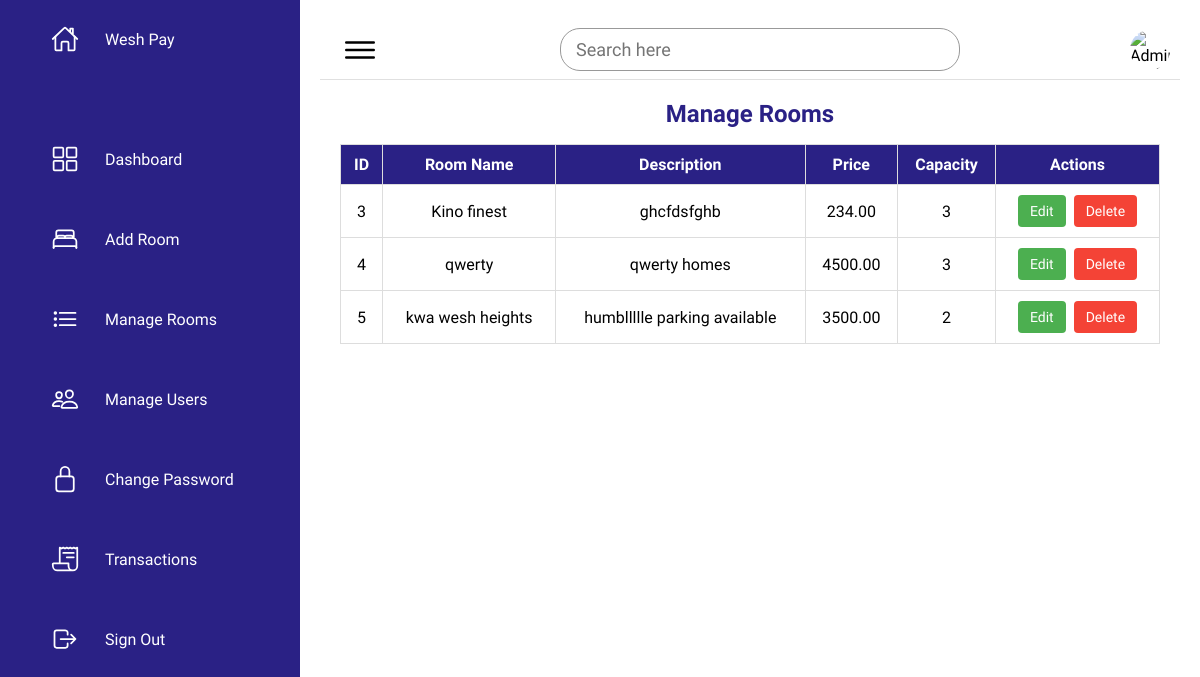
The page /admin/admin_manage_rooms.php (signed in) on the database as committed earlier.
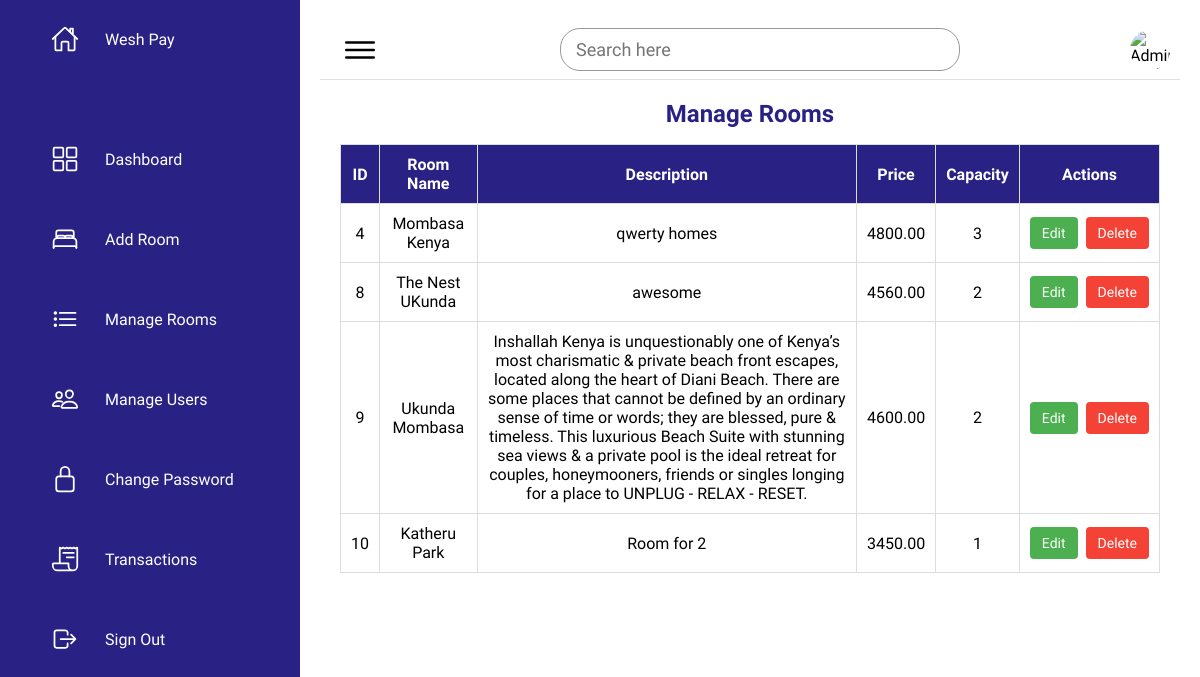
The same page on the database as committed later.
### tables this page shows
CREATE TABLE `rooms` (
  `id` int(11) NOT NULL,
  `name` varchar(255) NOT NULL,
  `description` text DEFAULT NULL,
  `price` decimal(10,2) NOT NULL,
  `capacity` int(11) NOT NULL,
  `image` varchar(255) DEFAULT NULL,
  `created_at` timestamp NOT NULL DEFAULT current_timestamp(),
  `rating` decimal(2,1) DEFAULT NULL,
  `favourite` tinyint(1) DEFAULT 0
);

### admin/admin_manage_rooms.php (the view, shortened to what this page needs)
<?php
require_once '../config/db_connect.php';
$sql = "SELECT id, name, description, price, capacity FROM rooms ORDER BY id ASC";
$stmt = $pdo->query($sql);
$rooms = $stmt->fetchAll(PDO::FETCH_ASSOC);
?>
<!DOCTYPE html>
<html lang="en">
<head>
   <link rel="stylesheet" href="../assets/css/admin_style.css">
</head>
<body>
  <div class="container">
    <div class="navigation">
    <?php include '../includes/navbar_admin.php'; ?>
    </div>
    <div class="main">
      <div class="topbar">
        <div class="toggle"><ion-icon name="menu-outline"></ion-icon></div>
        <div class="search">
          <input type="text" placeholder="Search here">
        </div>
        <div class="user">
          <img src="../assets/imgs/default-profile.png" alt="Admin Profile">
        </div>
      </div>
      <div class="content">
        <h2>Manage Rooms</h2>
        <?php if (count($rooms) > 0): ?>
          <table>
            <thead>
              <tr>
                <th>ID</th>
                <th>Room Name</th>
                <th>Description</th>
                <th>Price</th>
                <th>Capacity</th>
                <th>Actions</th>
              </tr>
            </thead>
            <tbody>
              <?php foreach ($rooms as $room): ?>
              <tr>
                <td><?php echo htmlspecialchars($room['id']); ?></td>
                <td><?php echo htmlspecialchars($room['name']); ?></td>
                <td><?php echo htmlspecialchars($room['description']); ?></td>
                <td><?php echo htmlspecialchars($room['price']); ?></td>
                <td><?php echo htmlspecialchars($room['capacity']); ?></td>
                <td>
                  <div class="action-buttons">
                    <a href="admin_edit_room.php?id=<?php echo $room['id']; ?>" class="action-btn edit">Edit</a>
                    <a href="admin_delete_room.php?id=<?php echo $room['id']; ?>" class="action-btn delete" onclick="return confirm('Are you sure you want to delete this room?');">Delete</a>
                  </div>
                </td>
              </tr>
              <?php endforeach; ?>
            </tbody>
          </table>
        <?php else: ?>
          <p>No rooms found. <a href="admin_add_room.php">Add a new room</a>.</p>
        <?php endif; ?>
      </div>
    </div>
  </div>
</body>
</html>

### includes/navbar_admin.php
<div class="navigation">
      <ul>
        <li>
          <a href="#">
            <span class="icon">
              <ion-icon name="home-outline"></ion-icon>
            </span>
            <span class="title">Wesh Pay</span>
          </a>
        </li>
        <li>
          <a onclick="window.location.href='admin_dashboard.php';" style="cursor: pointer;">
            <span class="icon">
              <ion-icon name="grid-outline"></ion-icon>
            </span>
            <span class="title">Dashboard</span>
          </a>
        </li>
        <li>
          <a href="admin_add_room.php">
            <span class="icon">
              <ion-icon name="bed-outline"></ion-icon>
            </span>
            <span class="title">Add Room</span>
          </a>
        </li>
        <li>
          <a href="admin_manage_rooms.php">
            <span class="icon">
              <ion-icon name="list-outline"></ion-icon>
            </span>
            <span class="title">Manage Rooms</span>
          </a>
        </li>
        <li>
          <a href="admin_manage_users.php">
            <span class="icon">
              <ion-icon name="people-outline"></ion-icon>
            </span>
            <span class="title">Manage Users</span>
          </a>
        </li>
        <li>
          <a href="admin_change_password.php">
            <span class="icon">
              <ion-icon name="lock-closed-outline"></ion-icon>
            </span>
            <span class="title">Change Password</span>
          </a>
        </li>
        <li>
          <a href="admin_transactions.php">
            <span class="icon">
              <ion-icon name="receipt-outline"></ion-icon>
            </span>
            <span class="title">Transactions</span>
          </a>
        </li>
        <li>
          <a onclick="window.location.href='../public/logout_admin.php';" style="cursor: pointer;">
            <span class="icon">
              <ion-icon name="log-out-outline"></ion-icon>
            </span>
            <span class="title">Sign Out</span>
          </a>
        </li>
      </ul>
    </div>

### assets/css/admin_style.css (style rules this page uses)
* { font-family: "Ubuntu", sans-serif; margin: 0; padding: 0; box-sizing: border-box; }
:root { --blue: #2a2185; --blue2: #1c193f; --white: #fff; --gray: #f5f5f5; --black1: #222; --black2: #999; }
html, body { height: 100%; overflow-y: auto; }
body { background: var(--gray); }
.container { display: flex; min-height: 100vh; width: 100%; }
.navigation { position: fixed; width: 300px; height: 100vh; background: var(--blue); border-left: 10px solid var(--blue); transition: 0.5s; overflow-y: auto; overflow-x: hidden; scrollbar-width: thin; scrollbar-color: #888 #f1f1f1; }
.navigation ul { position: absolute; top: 0; left: 0; width: 100%; }
.navigation ul li { position: relative; width: 100%; list-style: none; border-top-left-radius: 30px; border-bottom-left-radius: 30px; }
.navigation ul li:nth-child(1) { margin-bottom: 40px; pointer-events: none; }
.navigation ul li a { display: flex; align-items: center; width: 100%; padding: 10px 15px; text-decoration: none; color: var(--white); }
.navigation ul li a .icon { min-width: 60px; height: 60px; line-height: 75px; text-align: center; }
.navigation ul li a .icon ion-icon { font-size: 1.75rem; }
.navigation ul li a .title { padding: 0 10px; height: 60px; line-height: 60px; text-align: start; white-space: nowrap; }
.main { position: fixed; top: 0; bottom: 0; left: 300px; right: 0; background: var(--white); padding: 20px; overflow-y: auto; transition: 0.5s; }
.topbar { display: flex; justify-content: space-between; align-items: center; height: 60px; padding: 0 10px; border-bottom: 1px solid #e0e0e0; }
.toggle { width: 60px; height: 60px; display: flex; justify-content: center; align-items: center; font-size: 2.5rem; cursor: pointer; }
.search { position: relative; width: 400px; margin: 0 10px; }
.search input { width: 100%; padding: 10px 40px 10px 15px; border: 1px solid var(--black2); border-radius: 20px; font-size: 18px; outline: none; transition: border 0.3s; }
.user { width: 40px; height: 40px; border-radius: 50%; overflow: hidden; cursor: pointer; }
.user img { width: 100%; height: 100%; object-fit: cover; }
.content { text-align: center; padding: 20px; }
.content h2 { margin-bottom: 1rem; color: var(--blue); }
table { width: 100%; border-collapse: collapse; text-align: center; }
table th, table td { padding: 10px; border: 1px solid #ddd; word-wrap: break-word; overflow-wrap: break-word; white-space: normal; }
table thead { background: var(--blue); color: var(--white); }
table thead th { padding: 10px; }
table tbody tr { border-bottom: 1px solid #ddd; transition: background 0.3s; }

### admin/admin_manage_rooms.php (style rules this page uses)
.action-buttons { display: inline-flex; gap: 8px; align-items: center; white-space: nowrap; }
.action-btn { display: inline-block; padding: 8px 12px; font-size: 14px; border-radius: 4px; text-decoration: none; transition: background-color 0.3s ease; }
.action-btn.edit { background-color: #4CAF50; color: #fff; }
.action-btn.delete { background-color: #f44336; color: #fff; }

Rows that differ between the two databases and show on the page:
removed rooms: id "3", name "Kino finest", description "ghcfdsfghb", price "234.00", capacity "3"
removed rooms: id "5", name "kwa wesh heights", description "humbllllle parking available", price "3500.00", capacity "2"
changed rooms "qwerty homes": name "qwerty" → "Mombasa Kenya"; price "4500.00" → "4800.00"
added rooms: id "8", name "The Nest UKunda", description "awesome", price "4560.00", capacity "2"
added rooms: id "9", name "Ukunda Mombasa", description "Inshallah Kenya is unquestionably one of Kenya’s most charismatic & private beach front escapes, located along the heart of Diani Beach. There are some places that cannot be defined by an ordinary sense of time or words; they are blessed, pure & timeless. This luxurious Beach Suite with stunning sea views & a private pool is the ideal retreat for couples, honeymooners, friends or singles longing for a place to UNPLUG - RELAX - RESET.", price "4600.00", capacity "2"
added rooms: id "10", name "Katheru Park", description "Room for 2", price "3450.00", capacity "1"
